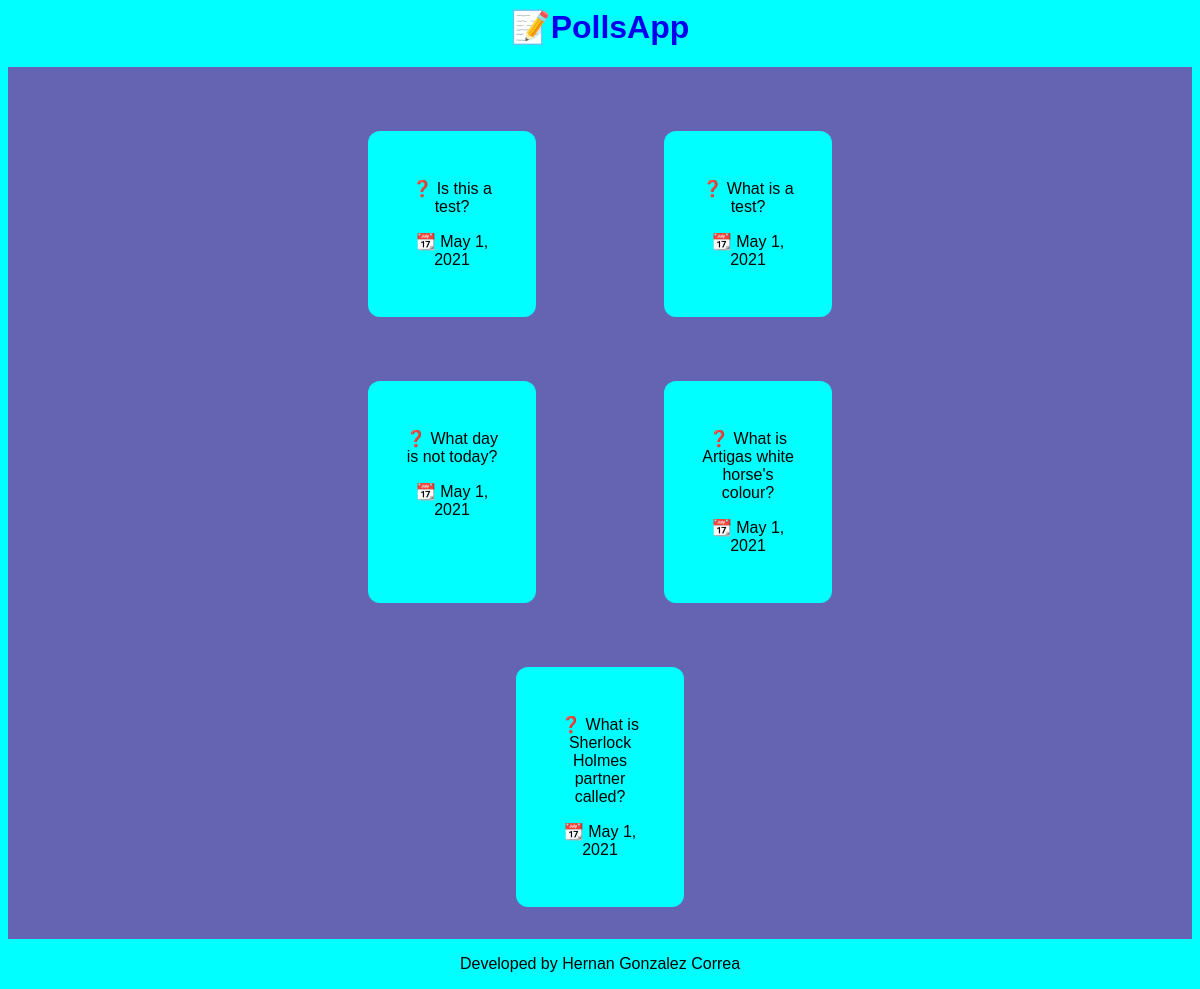
The page / on the database its author committed.
### polls/models.py (models this page shows, shortened)
class Question(models.Model):
    question_text = models.CharField(max_length=200)
    pub_date = models.DateTimeField('Date published')
    def get_pub_date(self):
        return self.pub_date.date()

### polls/views.py (the view)
# urls.py: path('', views.index, name='index_view'),
def index(request):
    if request.method != 'GET':
        return HttpResponse('There has been an error processing your request.')
    latest_question = Question.objects.order_by('-pub_date')[:5]
    choices_list = Choice.objects.order_by('pk')[:5]
    context = {
        'latest_question': latest_question,
        'choices_list': choices_list
    }
    return render(request, 'polls/index.html', context)

### polls/templates/polls/index.html
{% extends 'base.html' %}
{% block content %}
{% if latest_question %}
    {% for question in latest_question %}
        <div data-url="http://{{ request.get_host }}/{{ question.pk }}" id="{{ question.pk }}" class="question-box">
            <p>❓ {{ question.question_text }}</p>
            <p>📆 {{ question.get_pub_date }}</p>
        </div>
    {% endfor %}
{% endif %}
{% endblock %}

### polls/templates/base.html (shortened to what this page needs)
{% load static %}
<html>
<head>
    <link rel="stylesheet" type="text/css" href="{% static 'css/styles.css' %}">
</head>
<body>
<h1 class="polls-title"><a href="http://{{ request.get_host }}">📝PollsApp</a></h1>
<div class="root">
    {% block content %}
    {% endblock %}
</div>
<p class="developed">Developed by Hernan Gonzalez Correa</p>
</body>
</html>

### polls/static/css/styles.css (style rules this page uses)
body { font-family: 'Arial'; background-color: cyan; }
a { text-decoration: none; }
@media (max-width: 1200px) { div.root { background-color: #6464b3; padding: 0 0 0 0; display: flex; flex-wrap: wrap; flex-direction: row; justify-content: center; } }
@media (max-width: 1200px) { h1.polls-title { text-align: center; } }
@media (max-width: 1200px) { div.question-box { background-color: cyan; border-radius: 12px; margin: 2rem 0 1rem 0; padding: 2em; text-align: center; transition: 0.3s; width: 55%; } }
@media (max-width: 1200px) { p.developed { text-align: center; } }
@media (min-width: 1200px) { div.root { background-color: #6464b3; padding: 2em 12rem 0 12rem; display: flex; flex-wrap: wrap; flex-direction: row; justify-content: center; } }
@media (min-width: 1200px) { h1.polls-title { text-align: center; } }
@media (min-width: 1200px) { div.question-box { background-color: cyan; border-radius: 12px; margin: 2rem 4rem 2rem 4rem; padding: 2rem; text-align: center; transition: 0.3s; width: 13%; } }
@media (min-width: 1200px) { p.developed { text-align: center; } }

### rows shown on the page
Question: question_text "Is this a test?", get_pub_date "May 1, 2021"
Question: question_text "What is a test?", get_pub_date "May 1, 2021"
Question: question_text "What day is not today?", get_pub_date "May 1, 2021"
Question: question_text "What is Artigas white horse's colour?", get_pub_date "May 1, 2021"
Question: question_text "What is Sherlock Holmes partner called?", get_pub_date "May 1, 2021"
